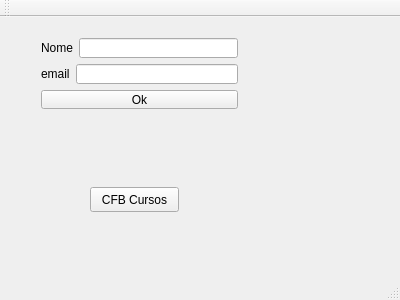
<?xml version="1.0" encoding="UTF-8"?>
<ui version="4.0">
 <class>MainWindow</class>
 <widget class="QMainWindow" name="MainWindow">
  <property name="geometry">
   <rect>
    <x>0</x>
    <y>0</y>
    <width>400</width>
    <height>300</height>
   </rect>
  </property>
  <property name="windowTitle">
   <string>MainWindow</string>
  </property>
  <widget class="QWidget" name="centralWidget">
   <widget class="QPushButton" name="btCFB">
    <property name="geometry">
     <rect>
      <x>90</x>
      <y>170</y>
      <width>89</width>
      <height>25</height>
     </rect>
    </property>
    <property name="text">
     <string>CFB Cursos</string>
    </property>
   </widget>
   <widget class="QWidget" name="">
    <property name="geometry">
     <rect>
      <x>30</x>
      <y>10</y>
      <width>219</width>
      <height>93</height>
     </rect>
    </property>
    <layout class="QVBoxLayout" name="verticalLayout">
     <item>
      <layout class="QHBoxLayout" name="horizontalLayout">
       <item>
        <widget class="QLabel" name="label">
         <property name="text">
          <string>Nome</string>
         </property>
        </widget>
       </item>
       <item>
        <widget class="QLineEdit" name="txtNome"/>
       </item>
      </layout>
     </item>
     <item>
      <layout class="QHBoxLayout" name="horizontalLayout_2">
       <item>
        <widget class="QLabel" name="label_2">
         <property name="text">
          <string>email</string>
         </property>
        </widget>
       </item>
       <item>
        <widget class="QLineEdit" name="txtEmail"/>
       </item>
      </layout>
     </item>
     <item>
      <widget class="QPushButton" name="btOk">
       <property name="text">
        <string>Ok</string>
       </property>
      </widget>
     </item>
    </layout>
   </widget>
  </widget>
  <widget class="QMenuBar" name="menuBar">
   <property name="geometry">
    <rect>
     <x>0</x>
     <y>0</y>
     <width>400</width>
     <height>22</height>
    </rect>
   </property>
  </widget>
  <widget class="QToolBar" name="mainToolBar">
   <attribute name="toolBarArea">
    <enum>TopToolBarArea</enum>
   </attribute>
   <attribute name="toolBarBreak">
    <bool>false</bool>
   </attribute>
  </widget>
  <widget class="QStatusBar" name="statusBar"/>
 </widget>
 <layoutdefault spacing="6" margin="11"/>
 <resources/>
 <connections/>
</ui>
